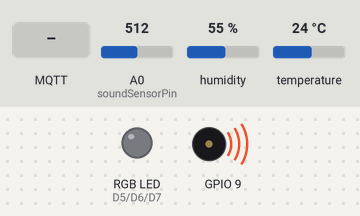
A sketch run on a simulated ESP8266 (NodeMCU). Parts: an RGB LED mixed from three pins (HIGH = lit), buzzer (waves = sounding). Dashed ring = blinking. The test bench sets the inputs (shaded band); at power-on: A0 (soundSensorPin) = 512, humidity 55 %, temperature 24 °C. WiFi joins after 1.5 s; servers stay silent unless stated; no MQTT or app messages arrive unless stated; what the sketch prints to the serial monitor is not drawn.

Above: at 2.7 s.
2.8 s: MQTT message "Baby crying" arrives on the first subscribed topic
At 14.68 s:
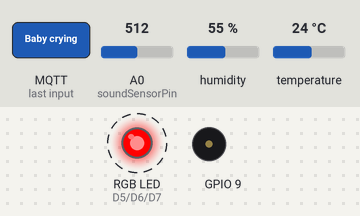
At 18.9 s:
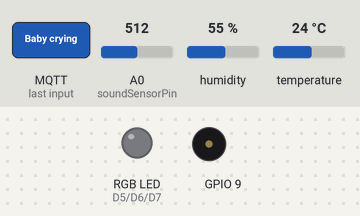
30.0 s: A0 (soundSensorPin) set to 490
34.9 s: A0 (soundSensorPin) set to 514
At 41.9 s:
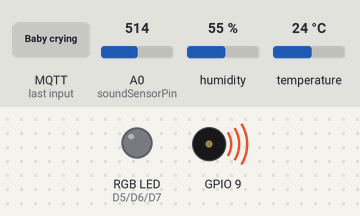
Timing chart, 0 to 57.0 s (numbered marks = the images above; inputs shaded):
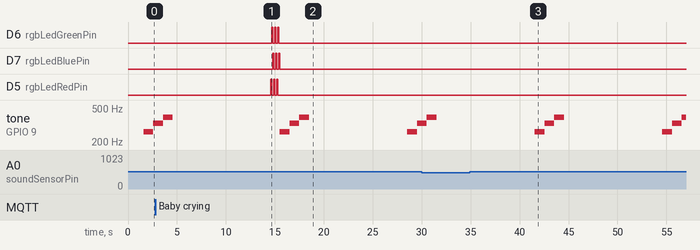

The sketch:

Task_2.ino
```cpp
#include <ESP8266WiFi.h>
#include <PubSubClient.h>
#include <DHT.h>
#include <Arduino.h>

// Wi-Fi credentials
const char* ssid = "YOUR_WIFI_SSID";
const char* password = "YOUR_WIFI_PASSWORD";

// MQTT Broker
const char* mqtt_server = "YOUR_MQTT_BROKER_IP";
const int mqtt_port = 1883;
const char* mqtt_user = "YOUR_MQTT_USERNAME";
const char* mqtt_password = "YOUR_MQTT_PASSWORD";

// MQTT Topics
const char* mqtt_topic_temp = "smartcradle/temperature";
const char* mqtt_topic_humidity = "smartcradle/humidity";
const char* mqtt_topic_cry = "smartcradle/cry";

// Pin Definitions
const int soundSensorPin = A0; // Analog pin for sound sensor
const int DHTPin = D4; // Digital pin for DHT11 sensor
const int rgbLedRedPin = D5; // Digital pin for RGB LED - Red
const int rgbLedGreenPin = D6; // Digital pin for RGB LED - Green
const int rgbLedBluePin = D7; // Digital pin for RGB LED - Blue

// Sensor objects
DHT dht(DHTPin, DHT11);

WiFiClient espClient;
PubSubClient client(espClient);

void setup_wifi() {
  delay(10);
  Serial.println();
  Serial.print("Connecting to ");
  Serial.println(ssid);

  WiFi.begin(ssid, password);

  while (WiFi.status() != WL_CONNECTED) {
    delay(500);
    Serial.print(".");
  }

  Serial.println("");
  Serial.println("WiFi connected");
  Serial.println("IP address: ");
  Serial.println(WiFi.localIP());
}

void callback(char* topic, byte* payload, unsigned int length) {
  Serial.print("Message arrived [");
  Serial.print(topic);
  Serial.print("] ");

  String message = "";
  for (int i = 0; i < length; i++) {
    message += (char)payload[i];
  }

  Serial.println(message);

  // Blink RGB LED when cry is detected
  if (String(topic) == mqtt_topic_cry && message == "Baby crying") {
    for (int i = 0; i < 3; i++) {
      digitalWrite(rgbLedRedPin, HIGH);
      delay(100);
      digitalWrite(rgbLedRedPin, LOW);
      digitalWrite(rgbLedGreenPin, HIGH);
      delay(100);
      digitalWrite(rgbLedGreenPin, LOW);
      digitalWrite(rgbLedBluePin, HIGH);
      delay(100);
      digitalWrite(rgbLedBluePin, LOW);
    }
  }
}

void reconnect() {
  while (!client.connected()) {
    Serial.print("Attempting MQTT connection...");
    if (client.connect("ESP8266Client", mqtt_user, mqtt_password)) {
      Serial.println("connected");
      client.subscribe(mqtt_topic_cry);
    } else {
      Serial.print("failed, rc=");
      Serial.print(client.state());
      Serial.println(" try again in 5 seconds");
      delay(5000);
    }
  }
}

void setup() {
  Serial.begin(115200);
  dht.begin();
  setup_wifi();
  client.setServer(mqtt_server, mqtt_port);
  client.setCallback(callback);

  pinMode(rgbLedRedPin, OUTPUT);
  pinMode(rgbLedGreenPin, OUTPUT);
  pinMode(rgbLedBluePin, OUTPUT);
}

void loop() {
  if (!client.connected()) {
    reconnect();
  }
  client.loop();

  // Read temperature and humidity
  float temperature = dht.readTemperature();
  float humidity = dht.readHumidity();

  // Publish temperature and humidity readings to MQTT broker
  if (!isnan(temperature)) {
    client.publish(mqtt_topic_temp, String(temperature).c_str());
  }
  if (!isnan(humidity)) {
    client.publish(mqtt_topic_humidity, String(humidity).c_str());
  }

  // Read sound sensor for cry detection
  int soundValue = analogRead(soundSensorPin);
  if (soundValue > 500) {
    client.publish(mqtt_topic_cry, "Baby crying");
    // Simulate soothing lullaby
    tone(9, 262, 1000); // Play note C4 for 1 second
    delay(1000);
    tone(9, 330, 1000); // Play note E4 for 1 second
    delay(1000);
    tone(9, 392, 1000); // Play note G4 for 1 second
    delay(1000);
    noTone(9); // Stop playing
  }

  delay(10000); // Adjust delay as needed
}
```

Measured:
- after the input at 2.8 s, D6 (rgbLedGreenPin): alternates HIGH for 0.10 s and LOW for 0.20 s, 6 changes in all, then stays LOW, starting after 11.9 s; D7 (rgbLedBluePin): alternates HIGH for 0.10 s and LOW for 0.20 s, 6 changes in all, then stays LOW, starting after 12.0 s
- after the input at 34.9 s, tone on GPIO 9: plays 262 Hz for 1.0 s, 330 Hz for 1.0 s, 392 Hz for 1.0 s, 262 Hz for 1.0 s, 330 Hz for 1.0 s, 392 Hz for 0.41 s, starting after 6.7 s
- by itself, tone on GPIO 9: plays 392 Hz for 1.0 s, 262 Hz for 1.0 s, 330 Hz for 1.0 s, 392 Hz for 1.0 s, 262 Hz for 1.0 s, 330 Hz for 0.46 s
